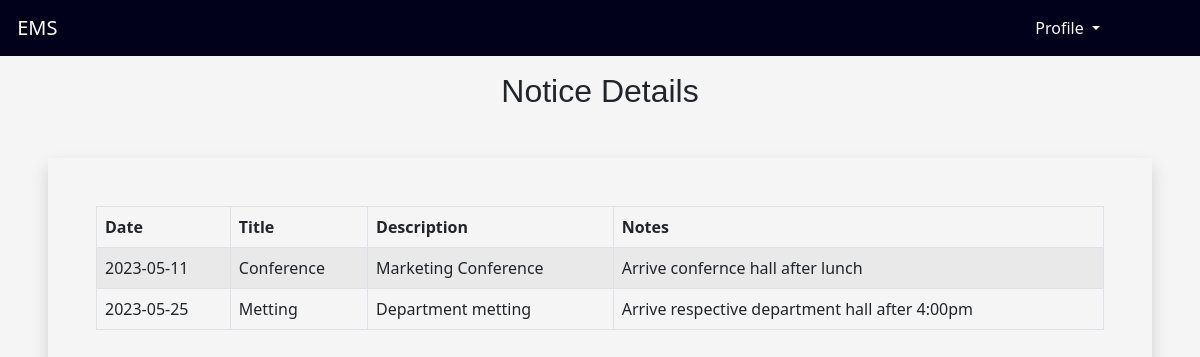
Page /employeeapp/empnotice/ on the earlier database version.
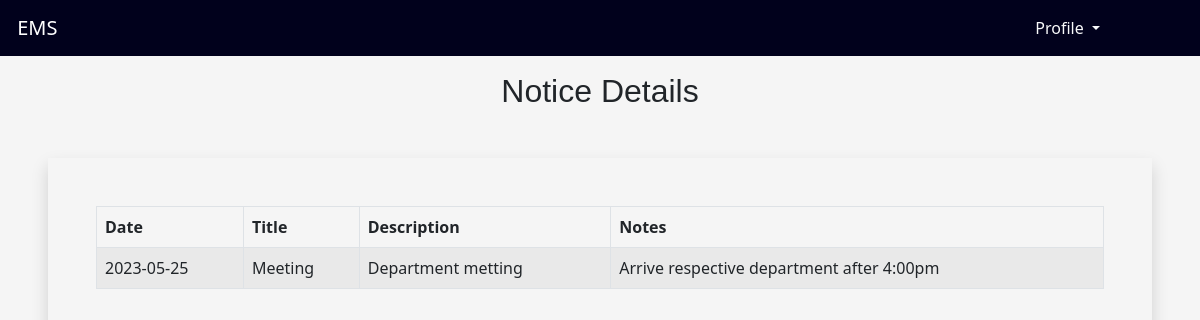
Same page on the later database version.
### employeeapp/models.py (models this page shows)
class noticemodel(models.Model):
    date=models.CharField(max_length=20)
    title=models.CharField(max_length=100)
    description=models.CharField(max_length=250)
    notes=models.CharField(max_length=250)

### employeeapp/views.py (the view)
# urls.py: path('empnotice/',noticeempdetails),
def noticeempdetails(request):
    a=noticemodel.objects.all()
    dat=[]
    titl=[]
    desc=[]
    note=[]
    for i in a:
        dt=i.date
        dat.append(dt)
        ti=i.title
        titl.append(ti)
        ds=i.description
        desc.append(ds)
        nt=i.notes
        note.append(nt)
    mylist=zip(dat,titl,desc,note)
    return render(request,"empnotice.html",{'mylist':mylist})

### employeeapp/templates/empnotice.html (shortened to what this page needs)
<!DOCTYPE html>
<html lang="en">
<head>
  <link href="https://cdn.jsdelivr.net/npm/bootstrap@5.0.2/dist/css/bootstrap.min.css" rel="stylesheet">
</head>
<body style="background-color: whitesmoke;">
 <div class="container-fluid">
            <nav class="navbar navbar-expand-lg fixed-top ">
                <div class="container-fluid">
                  <a class="navbar-brand" href="http://127.0.0.1:8000/employeeapp/empprofile/" id="h">&nbsp;EMS</a>
                    <div class="d-flex">
                        <div class="collapse navbar-collapse" id="navbarSupportedContent">
                            <ul class="navbar-nav me-auto mb-2 mb-lg-0">
                             <li class="nav-item dropdown" style="margin-right:80px;">
                                <a class="nav-link text-light dropdown-toggle" href="#" id="navbarDropdown" role="button" data-bs-toggle="dropdown">
                                 Profile
                                </a>
                              </li>
                            </ul>
                        </div>
                    </div>
                </div>
            </nav>
        </div>
        <br><br><br>
<div class="container">
  <h2 align="center" style="font-family:'Gill Sans', 'Gill Sans MT', Calibri, 'Trebuchet MS', sans-serif">Notice Details</h2>
</div>
<div class="shadow m-5 p-5" style="overflow: auto">
<table class="table table-hover table-condensed table-striped table-bordered">
      <thead>
        <tr>
          <th>Date</th>
          <th>Title</th>
          <th>Description</th>
            <th>Notes</th>
        </tr>
      </thead>
      <tbody>
{% for i,j,k,l in mylist %}
        <tr>
          <td>{{i}}</td>
          <td>{{j}}</td>
          <td>{{k}}</td>
            <td>{{l}}</td>
        </tr>
{% endfor %}
      </tbody>
    </table>
    </div>
  </body>
</html>

Differences in the rows shown:
removed noticemodel: mylist "2023-05-11", mylist "Conference", mylist "Marketing Conference", mylist "Arrive confernce hall after lunch"
removed noticemodel: mylist "2023-05-25", mylist "Metting", mylist "Department metting", mylist "Arrive respective department hall after 4:00pm"
added noticemodel: mylist "2023-05-25", mylist "Meeting", mylist "Department metting", mylist "Arrive respective department after 4:00pm"
